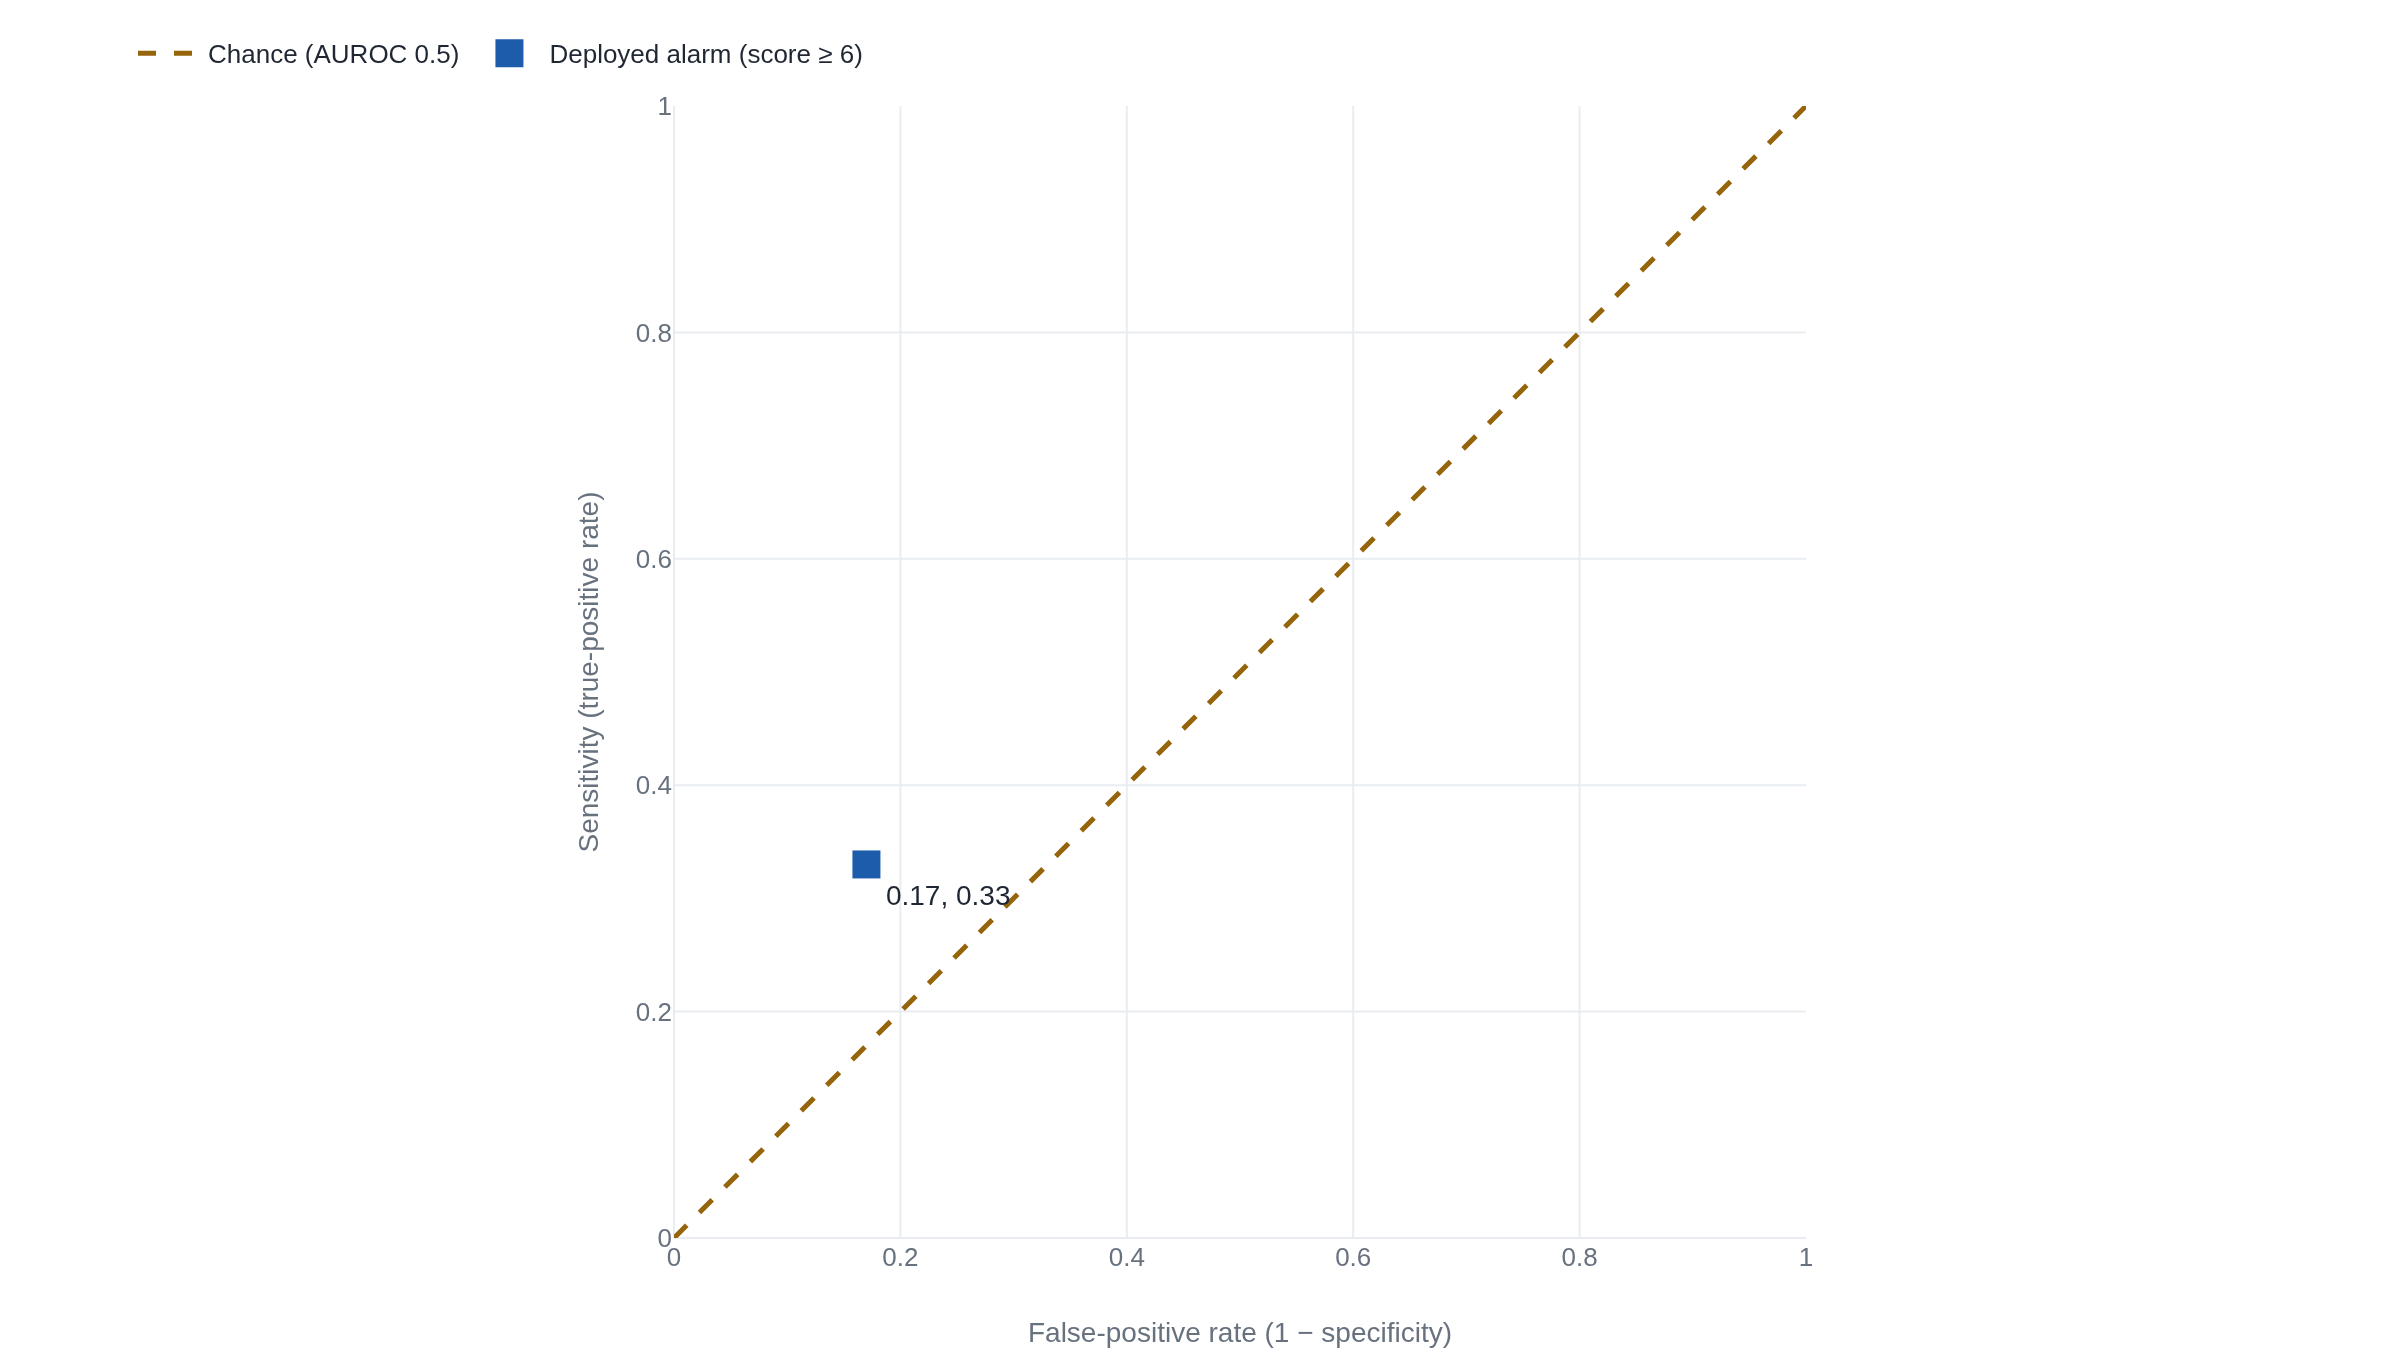

The Python source for this figure:
"""The Epic Sepsis Model's one deployed operating point on the ROC square.

Source: Wong A, et al. External Validation of a Widely Implemented Proprietary
Sepsis Prediction Model in Hospitalized Patients. JAMA Intern Med. 2021.
At the deployed alert threshold (ESM score >= 6):
  sensitivity = 33%  -> true-positive rate y = 0.33
  specificity = 83%  -> false-positive rate x = 1 - 0.83 = 0.17
The chance diagonal (y = x) is definitional, not fabricated data.
Wong reports this single operating point and one summary AUROC (0.63); the
curve's coordinates are not published, so no curve is drawn here.
"""

import plotly.graph_objects as go

# Deployed operating point (the only ROC coordinate Wong publishes).
point_x = [0.17]  # false-positive rate = 1 - specificity (0.83)
point_y = [0.33]  # sensitivity (true-positive rate)

fig = go.Figure()

# Chance diagonal: a model no better than a coin toss.
fig.add_trace(
    go.Scatter(
        name="Chance (AUROC 0.5)",
        x=[0, 1],
        y=[0, 1],
        mode="lines",
        line=dict(dash="dash"),
    )
)

# The one point the deployment actually runs at.
fig.add_trace(
    go.Scatter(
        name="Deployed alarm (score ≥ 6)",
        x=point_x,
        y=point_y,
        mode="markers+text",
        text=["0.17, 0.33"],
        textposition="bottom right",
        marker=dict(size=14),
    )
)

fig.update_layout(
    xaxis_title="False-positive rate (1 − specificity)",
    yaxis_title="Sensitivity (true-positive rate)",
)
fig.update_xaxes(range=[0, 1], constrain="domain")
fig.update_yaxes(range=[0, 1], scaleanchor="x", scaleratio=1)
